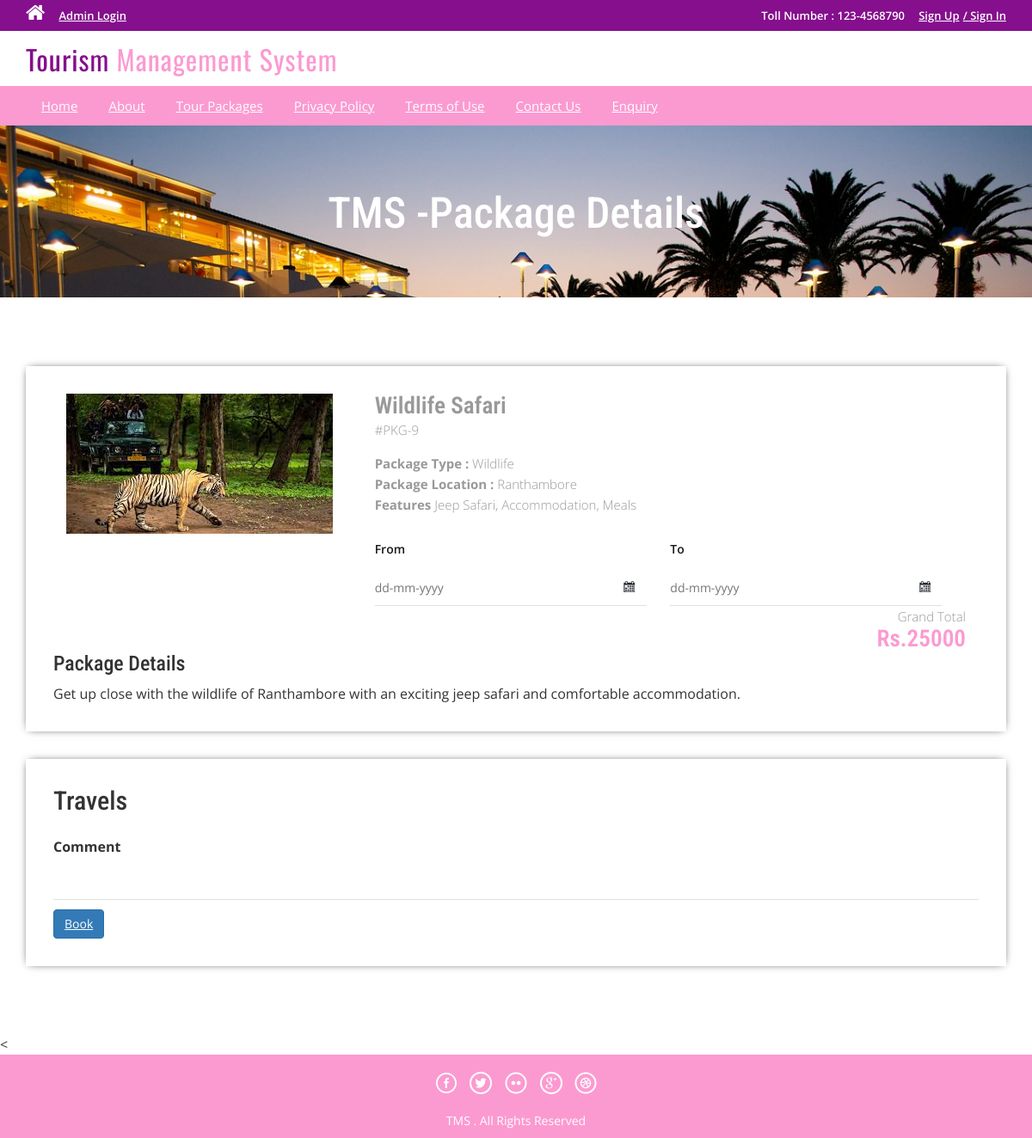
Screenshot of /package-details.php?pkgid=9 with the database file from the repository.
### tables this page shows
CREATE TABLE `tbltourpackages` (
  `PackageId` int(11) NOT NULL AUTO_INCREMENT,
  `PackageName` varchar(200) DEFAULT NULL,
  `PackageType` varchar(150) DEFAULT NULL,
  `PackageLocation` varchar(100) DEFAULT NULL,
  `PackagePrice` int(11) DEFAULT NULL,
  `PackageFeatures` varchar(255) DEFAULT NULL,
  `PackageDetails` mediumtext DEFAULT NULL,
  `PackageImage` varchar(100) DEFAULT NULL,
  `Creationdate` timestamp NULL DEFAULT current_timestamp(),
  `UpdationDate` timestamp NULL DEFAULT NULL ON UPDATE current_timestamp(),
  `Duration` int(11) DEFAULT NULL,
  PRIMARY KEY (`PackageId`)
);

### package-details.php (the view, shortened to what this page needs)
<?php
include('includes/config.php');
?>
<!DOCTYPE HTML>
<html>
<head>
<link href="css/bootstrap.css" rel='stylesheet' type='text/css' />
<link href="css/style.css" rel='stylesheet' type='text/css' />
<link href="css/font-awesome.css" rel="stylesheet">
<link href="css/animate.css" rel="stylesheet" type="text/css" media="all">
<link rel="stylesheet" href="css/jquery-ui.css" />
</head>
<body>
<?php include('includes/header.php');?>
<div class="banner-3">
	<div class="container">
		<h1 class="wow zoomIn animated animated" data-wow-delay=".5s" style="visibility: visible; animation-delay: 0.5s; animation-name: zoomIn;"> TMS -Package Details</h1>
	</div>
</div>
<div class="selectroom">
	<div class="container">
<?php
$pid=intval($_GET['pkgid']);
$sql = "SELECT * from tbltourpackages where PackageId=:pid";
$query = $dbh->prepare($sql);
$query -> bindParam(':pid', $pid, PDO::PARAM_STR);
$query->execute();
$results=$query->fetchAll(PDO::FETCH_OBJ);
if($query->rowCount() > 0)
{
foreach($results as $result)
{	?>
<form name="book" method="post">
		<div class="selectroom_top">
			<div class="col-md-4 selectroom_left wow fadeInLeft animated" data-wow-delay=".5s">
				<img src="admin/pacakgeimages/<?php echo htmlentities($result->PackageImage);?>" class="img-responsive" alt="">
			</div>
			<div class="col-md-8 selectroom_right wow fadeInRight animated" data-wow-delay=".5s">
				<h2><?php echo htmlentities($result->PackageName);?></h2>
				<p class="dow">#PKG-<?php echo htmlentities($result->PackageId);?></p>
				<p><b>Package Type :</b> <?php echo htmlentities($result->PackageType);?></p>
				<p><b>Package Location :</b> <?php echo htmlentities($result->PackageLocation);?></p>
					<p><b>Features</b> <?php echo htmlentities($result->PackageFeatures);?></p>
					<div class="ban-bottom">
				<div class="bnr-right">
				<label class="inputLabel">From</label>
				<input class="date" id="datepicker" type="text" placeholder="dd-mm-yyyy"  name="fromdate" required="">
			</div>
			<div class="bnr-right">
				<label class="inputLabel">To</label>
				<input class="date" id="datepicker1" type="text" placeholder="dd-mm-yyyy" name="todate" required="">
			</div>
			</div>
				<div class="grand">
					<p>Grand Total</p>
					<h3>Rs.<?php echo htmlentities($result->PackagePrice);?></h3>
				</div>
			</div>
		<h3>Package Details</h3>
				<p style="padding-top: 1%"><?php echo htmlentities($result->PackageDetails);?> </p>
		</div>
		<div class="selectroom_top">
			<h2>Travels</h2>
			<div class="selectroom-info animated wow fadeInUp animated" data-wow-duration="1200ms" data-wow-delay="500ms" style="visibility: visible; animation-duration: 1200ms; animation-delay: 500ms; animation-name: fadeInUp; margin-top: -70px">
				<ul>
					<li class="spe">
						<label class="inputLabel">Comment</label>
						<input class="special" type="text" name="comment" required="">
					</li>
					<?php if($_SESSION['login'])
					{?>
						<li class="spe" align="center">
					<button type="submit" name="submit2" class="btn-primary btn">Book</button>
						</li>
						<?php } else {?>
							<li class="sigi" align="center" style="margin-top: 1%">
							<a href="#" data-toggle="modal" data-target="#myModal4" class="btn-primary btn" > Book</a></li>
							<?php } ?>
				</ul>
			</div>
		</div>
		</form>
<?php }} ?>
	</div>
</div>
<
<?php include('includes/footer.php');?>
</body>
</html>

### css/style.css (style rules this page uses)
html, body { font-size: 100%; background: #fff; font-family: 'Open Sans', sans-serif; }
body a,.grid_1,plan_1,plan_1.one,plan_1.two,i.icon1, i.icon2, i.icon3, i.icon4, i.icon5, i.icon6 { transition:0.5s all; -webkit-transition:0.5s all; -moz-transition:0.5s all; -o-transition:0.5s all; -ms-transition:0.5s all; }
h1,h2,h3,h4,h5,h6 { margin:0; font-family: 'Roboto Condensed', sans-serif; }
p { margin:0; }
ul { margin:0; padding:0; }
label { margin:0; }
.bnr-right input[type="text"] { width: 95%; color: #9E9E9E; outline: none; font-size: 14px; padding: 10px 10px; border: 1px solid #9E9E9E; -webkit-appearance: none; margin-top: 10px; }
.date { background: url(../images/date-icon.png) no-repeat 95.5% 45% #fff; cursor: pointer; }
.ban-top .inputLabel,.ban-bottom .inputLabel { display: block; font-weight: 600; font-size: 14px; margin-bottom: 5px; color: #191919; }
.bnr-right { float: left; width:50%; }
.ban-bottom { margin-top: 30px; }
.banner-3 { background: url(../images/6.jpg)no-repeat; background-size: cover; -webkit-background-size: cover; -o-background-size: cover; -ms-background-size: cover; -moz-background-size: cover; min-height:200px; }
.banner-3 h1 { font-size: 50px; margin-bottom: 40px; padding: 1.5em 0 0; text-align: center; color: #fff; }
.selectroom { padding: 5em 0 3em; }
.selectroom_top { padding: 2em; box-shadow: 0px 0px 10px -4px #000; margin-bottom: 2em; }
.grand { text-align: right; }
.selectroom_right h2 { font-size: 1.7em; color: #999; font-weight: 600; margin: 0; }
.selectroom_right h3 { font-size: 1.7em; font-weight: 600; color:#FB9AD1; }
p.dow { font-size: 15px; color: #999; font-weight: 300; line-height: 1.8em; margin-bottom:1em; }
.selectroom_right p { font-size: 15px; line-height: 1.6em; font-weight: 300; color: #999; }
.selectroom-info li { display: inline-block; float: left; }
.selectroom input[type="text"] { width: 92%; color: #9E9E9E; outline: none; font-size: 14px; padding: 10px 0px; border: none; border-bottom:1px solid rgba(0,0,0,.12); -webkit-appearance: none; margin-top: 10px; }
.selectroom-info ul { margin-top: 3em; }
li.spe { width: 100%; margin-top: 3em; }
li.spe input[type="text"] { width: 100%; }

### rows the page displays
tbltourpackages: PackageImage (picture), PackageName "Wildlife Safari", PackageId "9", PackageType "Wildlife", PackageLocation "Ranthambore", PackageFeatures "Jeep Safari, Accommodation, Meals", PackagePrice "25000", PackageDetails "Get up close with the wildlife of Ranthambore with an exciting jeep safari and comfortable accommodation."
